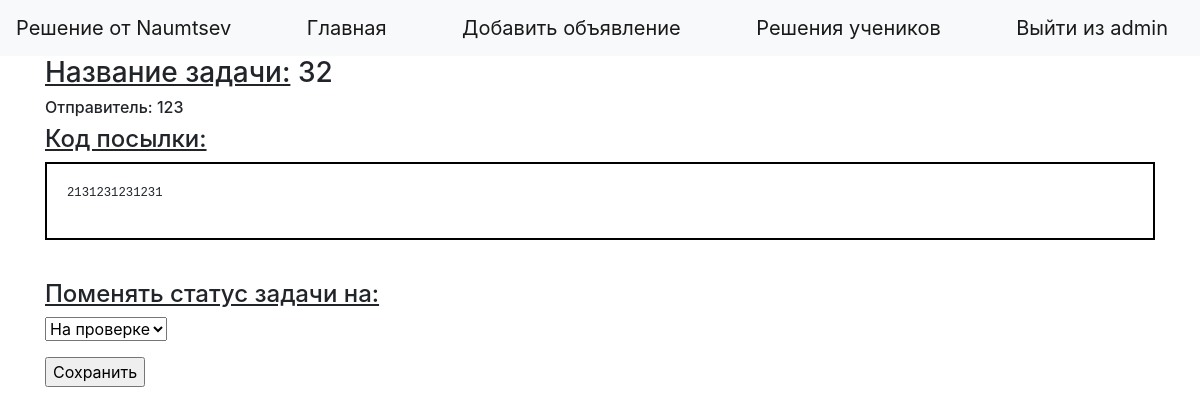
Page /change_status/1 (signed in) on the committed database.
### solution.py (models this page shows, shortened)
class SolutionAttempt(db.Model):
    id = db.Column(db.Integer, primary_key=True)
    task = db.Column(db.String(120), unique=False, nullable=False)
    code = db.Column(db.String(2000), unique=False, nullable=False)
    status = db.Column(db.String(50), unique=False, nullable=False)
    student_id = db.Column(db.Integer,
                           db.ForeignKey('yandex_lyceum_student.id'),
                           nullable=False)
    student = db.relationship('YandexLyceumStudent',
                              backref=db.backref('SolutionAttempts',
                                                 lazy=True))

class YandexLyceumStudent(db.Model):
    id = db.Column(db.Integer, primary_key=True)
    username = db.Column(db.String(80), unique=True, nullable=False)
    name = db.Column(db.String(80), unique=False, nullable=False)
    surname = db.Column(db.String(80), unique=False, nullable=False)
    email = db.Column(db.String(120), unique=True, nullable=False)
    password = db.Column(db.String(120), unique=False, nullable=False)

### solution.py (the view)
@app.route('/change_status/<id>', methods=['POST', 'GET'])
def change_status(id):
    if 'username' not in session:
        return redirect('/')
    if session['username'] not in ADMINS:
        return redirect('/')
    solve = SolutionAttempt.query.filter_by(id=id).first()
    user = YandexLyceumStudent.query.filter_by(id=solve.student_id).first()
    form = SelectStatus()
    if form.validate_on_submit():
        solve.status = form.select.data
        db.session.commit()
        return redirect('/solutions')
    return render_template('change_status.html',session=session, ADMINS=ADMINS, form=form, code=solve.code, id=user.id, username=user.username, task=solve.task)

### solution.py
class SelectStatus(FlaskForm):
    select = SelectField('Выберите статус',choices=[('На проверке', 'На проверке'), ('Отклонено', 'Отклонено'), ('Зачтено', 'Зачтено')])
    submit = SubmitField('Сохранить')

### templates/change_status.html (shortened to what this page needs)
{% extends "base.html" %}
{% block content %}
    <div>
        <form action="" method="post" novalidate>
        <div>
            <h3><u>Название задачи:</u> {{task}}</h3>
            <h6>Отправитель: {{username}}</h6>
        </div>
        <h4><u>Код посылки:</u></h4>
            <div style="border: 2px solid black;padding:20px">
                <code> <pre>{{code}} </pre></code>
            </div>
            <br/>
            <p>  <h4> <u>Поменять статус задачи на:</u> <h5> </h5> </h4>   {{ form.select }}
            </p>
    <p>{{ form.submit() }}</p>
        </form>
    </div>
{% endblock %}

### rows in the picture
SolutionAttempt: task "32", code "2131231231231"
YandexLyceumStudent: username "123"

### other values in the picture
{{ session["username"] }} "admin"
